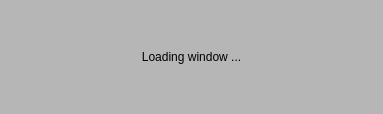
<?xml version="1.0" encoding="UTF-8"?>
<ui version="4.0">
 <class>Form</class>
 <widget class="QWidget" name="Form">
  <property name="geometry">
   <rect>
    <x>0</x>
    <y>0</y>
    <width>383</width>
    <height>114</height>
   </rect>
  </property>
  <property name="windowTitle">
   <string>Form</string>
  </property>
  <property name="styleSheet">
   <string notr="true">background-color: rgb(182, 182, 182);</string>
  </property>
  <layout class="QHBoxLayout" name="horizontalLayout">
   <item>
    <widget class="QLabel" name="label">
     <property name="styleSheet">
      <string notr="true">font: 22pt &quot;MS Shell Dlg 2&quot;;
background-color: rgb(182, 182, 182);</string>
     </property>
     <property name="text">
      <string>Loading window ...</string>
     </property>
     <property name="alignment">
      <set>Qt::AlignCenter</set>
     </property>
    </widget>
   </item>
  </layout>
 </widget>
 <resources/>
 <connections/>
</ui>
